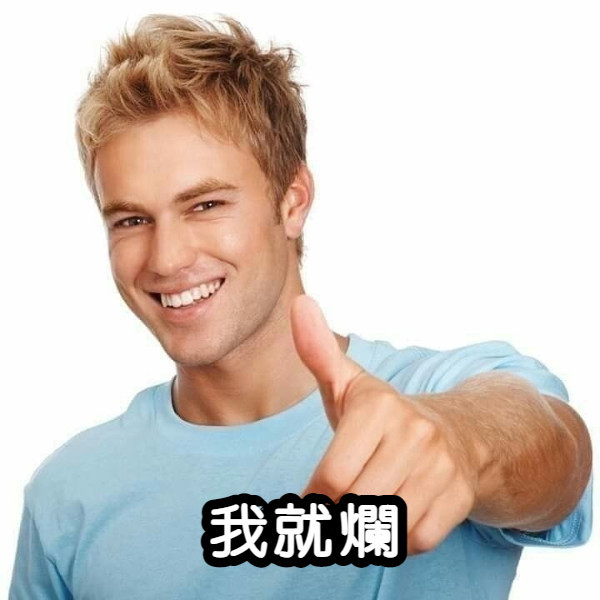
#> input picture pic/pic1.jpg, 600 x 600 px, given in place of the camera
$ python Mask_Detection-2.py
#> lines starting #> are read from the running program, lines starting #| are printed output that depends on the picture; after the words box and inside, x2 and y2 are one past the last pixel; in counts of white or black regions, pixels touching at a corner belong together
import numpy as np
import cv2
import random

face_cascade = cv2.CascadeClassifier('haarcascade_frontalface_default.xml')
mouth_cascade = cv2.CascadeClassifier('Mouth.xml')

bw_threshold = 80

font = cv2.FONT_HERSHEY_SIMPLEX
org = (30, 30)
weared_mask_font_color = (0, 255, 0)
not_weared_mask_font_color = (0, 0, 255)
noface = (255, 255, 255)
thickness = 2
font_scale = 1
weared_mask = "已配戴口罩"
not_weared_mask = "請配戴口罩"

cap = cv2.VideoCapture(1)
while True:
    ret, img = cap.read()
#> img is the input picture: shape (600, 600, 3); mean B, G, R 193.6, 199.5, 208.5
    img = cv2.flip(img,1)
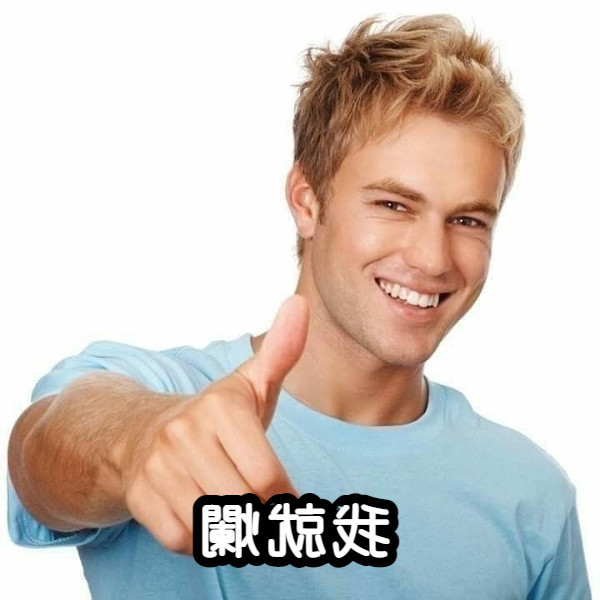
#> img: shape (600, 600, 3); mean B, G, R 193.6, 199.5, 208.5
    gray = cv2.cvtColor(img, cv2.COLOR_BGR2GRAY)
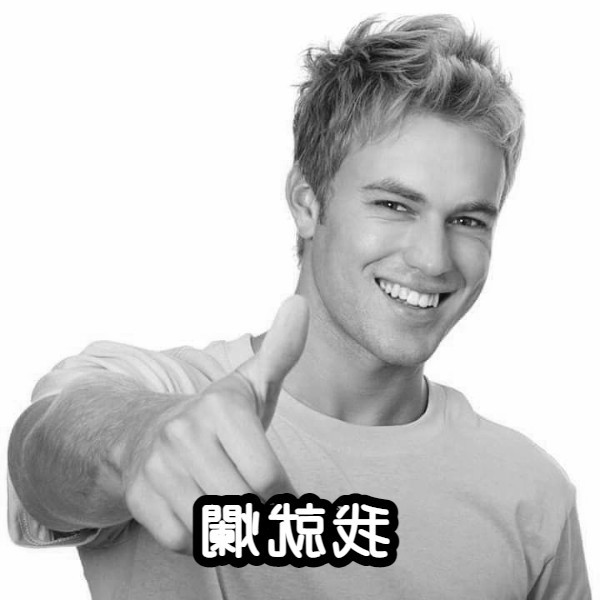
#> gray: shape (600, 600); min 0, max 255, mean 201.5
    (thresh, black_and_white) = cv2.threshold(gray, bw_threshold, 255, cv2.THRESH_BINARY)
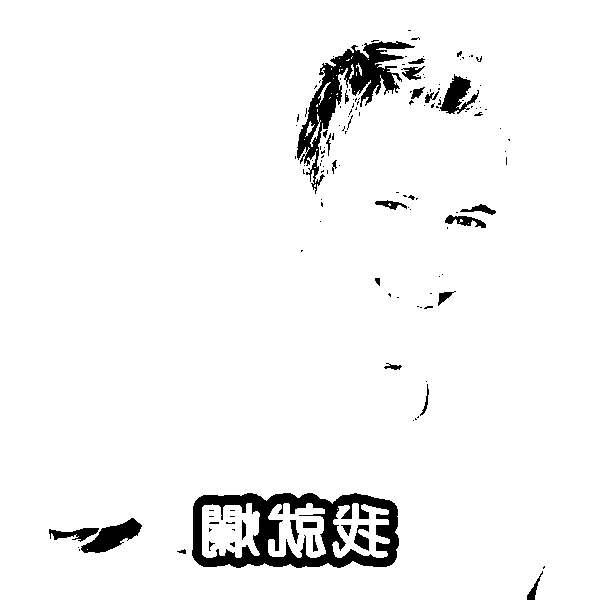
#> black_and_white: shape (600, 600); 95.5% white; 145 black regions (115 under 20 px), largest, box (x1, y1, x2, y2) and area: (192, 493, 399, 568) 7220, (297, 41, 415, 194) 4280, (81, 518, 142, 553) 1003
#> thresh = 80
    faces = face_cascade.detectMultiScale(gray, 1.1, 4)
#> faces = [[316, 129, 209, 209]]
    faces_bw = face_cascade.detectMultiScale(black_and_white, 1.1, 4)
#> faces_bw = ()
    if(len(faces) == 0 and len(faces_bw) == 0):
        cv2.putText(img, "No face found...", org, font, font_scale, noface, thickness, cv2.LINE_AA)
    elif(len(faces) == 0 and len(faces_bw) == 1):
        cv2.putText(img, weared_mask, org, font, font_scale, weared_mask_font_color, thickness, cv2.LINE_AA)
    else:
        for (x, y, w, h) in faces:
            cv2.rectangle(img, (x, y), (x + w, y + h), (255, 255, 255), 2)
            roi_gray = gray[y:y + h, x:x + w]
            roi_color = img[y:y + h, x:x + w]
            mouth_rects = mouth_cascade.detectMultiScale(gray, 1.5, 4)
#> this loop made 1 pass
#> (x, y, w, h, mouth_rects) on pass 1: (316, 129, 209, 209, [[394, 287, 56, 34], [352, 185, 84, 51], [376, 277, 84, 51]])
#> pass 1, `roi_gray = gray[y:y + h, x:x + w]`:
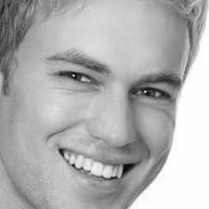
#> roi_gray: shape (209, 209); min 12, max 255, mean 176.5
#> pass 1, `roi_color = img[y:y + h, x:x + w]`:
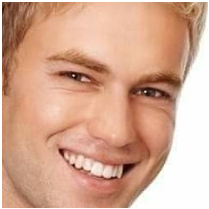
#> roi_color: shape (209, 209, 3); mean B, G, R 145.1, 168.2, 212.9
#> after the loop:
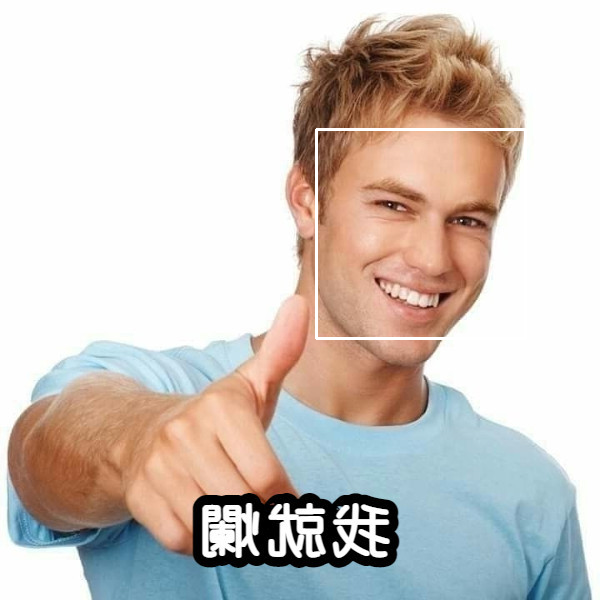
#> img: shape (600, 600, 3); 0.7% of pixels changed, all inside (x1, y1, x2, y2) = (315, 128, 527, 340)
        if(len(mouth_rects) == 0):
            cv2.putText(img, weared_mask, org, font, font_scale, weared_mask_font_color, thickness, cv2.LINE_AA)
        else:
            for (mx, my, mw, mh) in mouth_rects:
                if(y < my < y + h):
                    cv2.putText(img, not_weared_mask, org, font, font_scale, not_weared_mask_font_color, thickness, cv2.LINE_AA)
                    break
#> this loop made 1 pass
#> (mx, my, mw, mh) on pass 1: (394, 287, 56, 34)
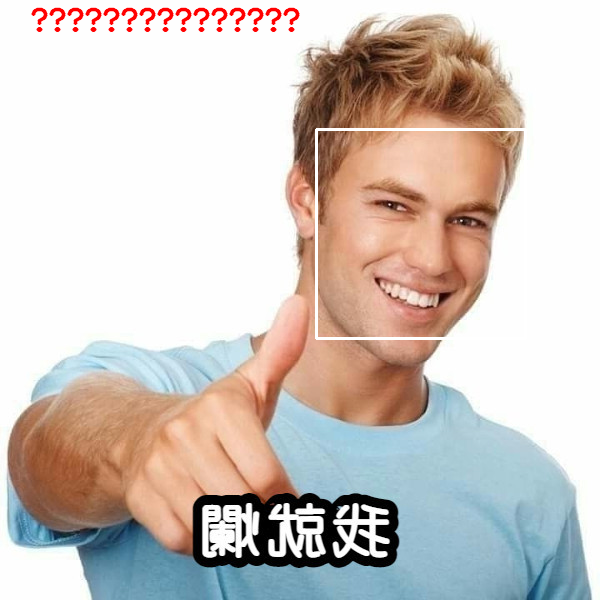
#> img: shape (600, 600, 3); 0.83% of pixels changed, all inside (x1, y1, x2, y2) = (31, 7, 300, 33)
    cv2.imshow('Mask Detection', img)
    if(cv2.waitKey(1) & 0xFF == ord('q')):
#> (key q is pressed here)
        break

cap.release()
cv2.destroyAllWindows()

$ run again, on pic/pic10.jpg
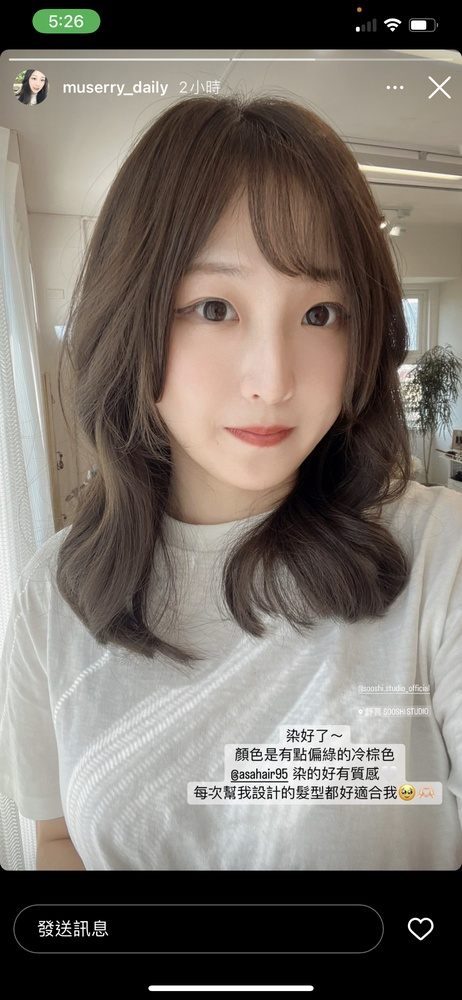
#> input picture pic/pic10.jpg, 462 x 1000 px, shrunk from 1242 x 2688 before the run, given in place of the camera
#> img is the input picture: shape (1000, 462, 3); mean B, G, R 106.9, 114.4, 121.9
#> `(thresh, black_and_white) = cv2.threshold(gray, bw_threshold, 255, cv2..`:
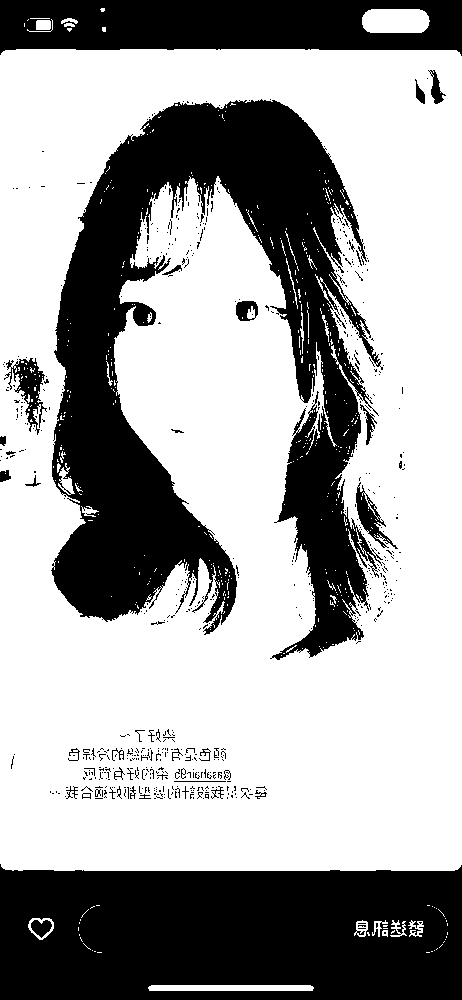
#> black_and_white: shape (1000, 462); 63.9% white; 612 black regions (571 under 20 px), largest, box (x1, y1, x2, y2) and area: (51, 99, 383, 660) 81756, (0, 864, 462, 1000) 57632, (0, 0, 462, 56) 21026
#> thresh = 80
#> faces = [[237, 533, 49, 49], [74, 236, 250, 250]]
#> faces_bw = [[52, 203, 298, 298]]
#> the loop `for (x, y, w, h) in faces:` made 2 passes
#> (x, y, w, h, mouth_rects) on passes 1 to 2: (237, 533, 49, 49, [[160, 413, 84, 51], [154, 405, 127, 76]]), (74, 236, 250, 250, [[160, 413, 84, 51], [154, 405, 127, 76]])
#> the loop `for (mx, my, mw, mh) in mouth_rects:` made 1 pass
#> (mx, my, mw, mh) on pass 1: (160, 413, 84, 51)
#> after the loop `for (mx, my, mw, mh) in mouth_rects:`:
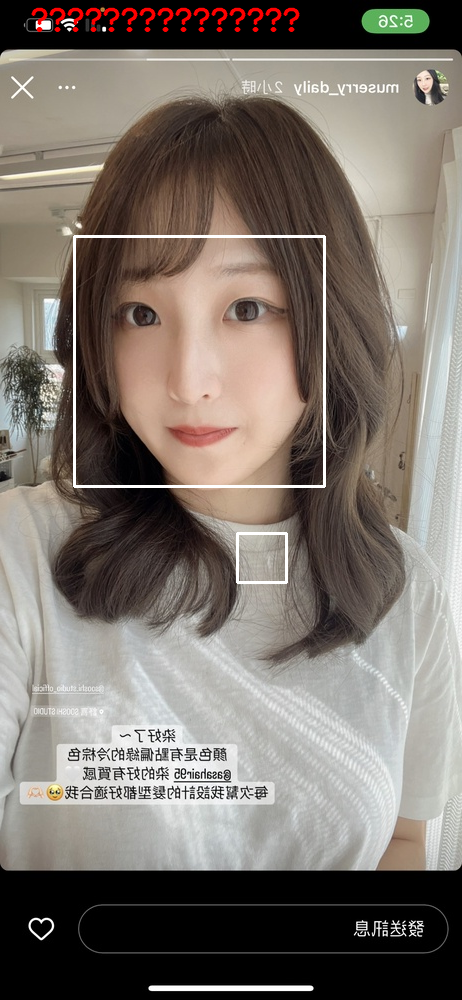
#> img: shape (1000, 462, 3); mean B, G, R 108.3, 115.7, 124.2

$ run again, on pic/pic3.jpg
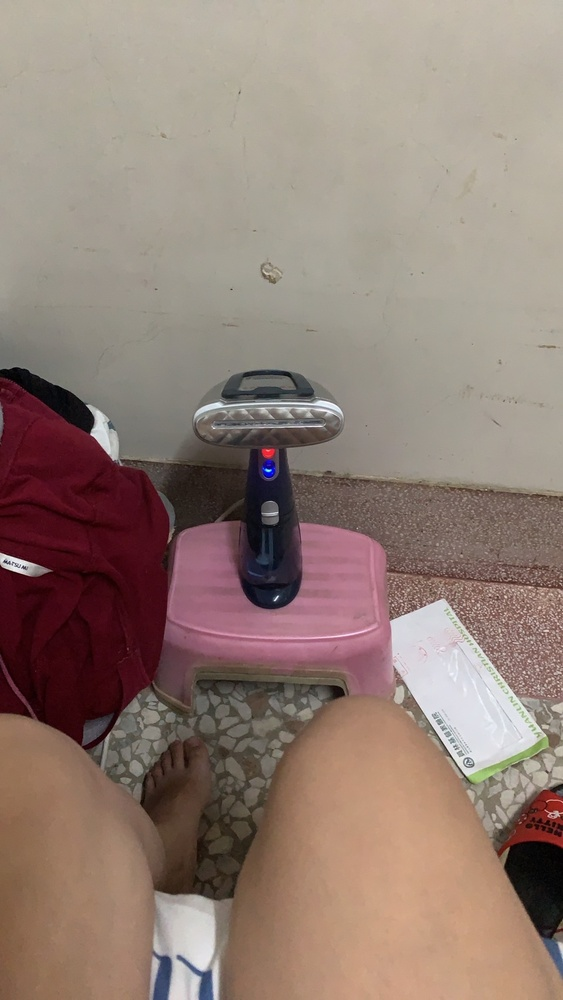
#> input picture pic/pic3.jpg, 563 x 1000 px, shrunk from 960 x 1706 before the run, given in place of the camera
#> img is the input picture: shape (1000, 563, 3); mean B, G, R 117.1, 126.5, 146.2
#> `(thresh, black_and_white) = cv2.threshold(gray, bw_threshold, 255, cv2..`:
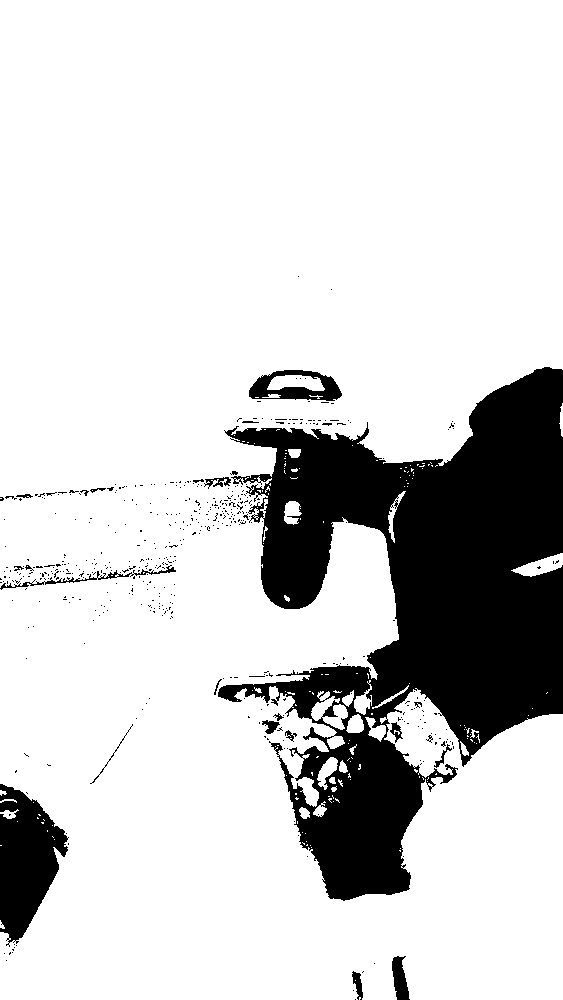
#> black_and_white: shape (1000, 563); 82.2% white; 490 black regions (464 under 20 px), largest, box (x1, y1, x2, y2) and area: (218, 367, 563, 901) 88389, (0, 784, 69, 947) 6786, (249, 370, 342, 401) 1512
#> thresh = 80
#> faces = ()
#> faces_bw = [[222, 599, 250, 250]]
#> `cv2.putText(img, weared_mask, org, font, font_scale, weared_mask_font_..`:
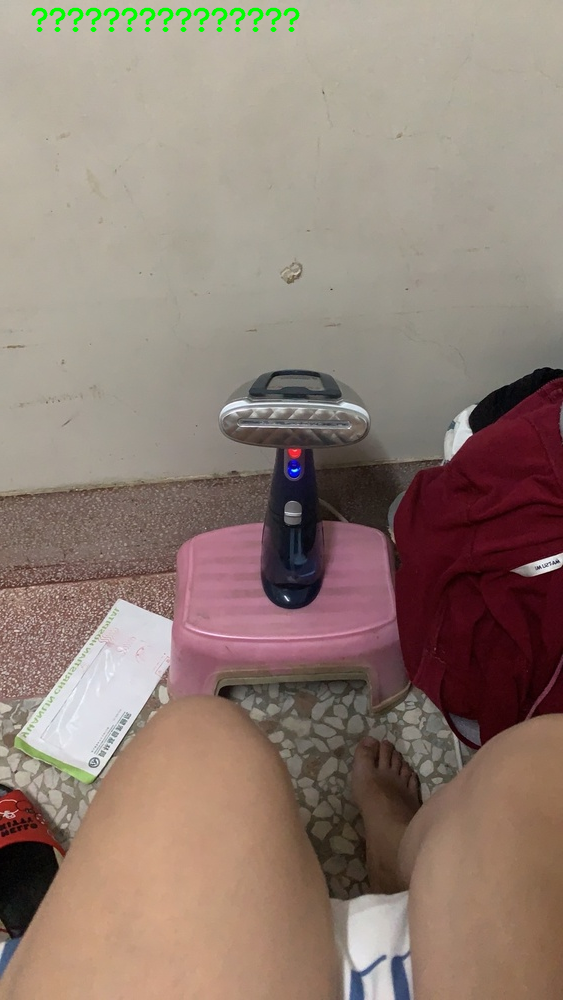
#> img: shape (1000, 563, 3); mean B, G, R 116.5, 126.8, 145.5
